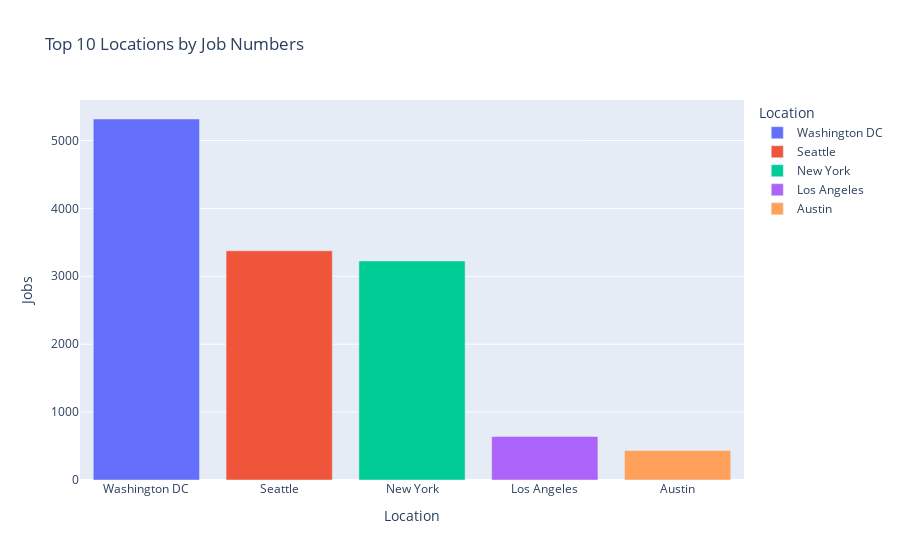

Here is the notebook cell this chart was saved with:
### Code cell
import plotly.express as px

px.bar(df, x='Location', y='Jobs', 
       color='Location',
       title='Top 10 Locations by Job Numbers')

### Figure 1 — Plotly figure (JSON) as saved in the notebook; plotly's stock layout.template omitted (floating-point values rounded to 4 significant figures)
{"data": [{"alignmentgroup": "True", "hovertemplate": "Location=%{x}<br>Jobs=%{y}<extra></extra>", "legendgroup": "Washington DC", "marker": {"color": "#636efa", "pattern": {"shape": ""}}, "name": "Washington DC", "offsetgroup": "Washington DC", "orientation": "v", "showlegend": true, "textposition": "auto", "type": "bar", "x": ["Washington DC"], "xaxis": "x", "y": [5316], "yaxis": "y"}, {"alignmentgroup": "True", "hovertemplate": "Location=%{x}<br>Jobs=%{y}<extra></extra>", "legendgroup": "Seattle", "marker": {"color": "#EF553B", "pattern": {"shape": ""}}, "name": "Seattle", "offsetgroup": "Seattle", "orientation": "v", "showlegend": true, "textposition": "auto", "type": "bar", "x": ["Seattle"], "xaxis": "x", "y": [3375], "yaxis": "y"}, {"alignmentgroup": "True", "hovertemplate": "Location=%{x}<br>Jobs=%{y}<extra></extra>", "legendgroup": "New York", "marker": {"color": "#00cc96", "pattern": {"shape": ""}}, "name": "New York", "offsetgroup": "New York", "orientation": "v", "showlegend": true, "textposition": "auto", "type": "bar", "x": ["New York"], "xaxis": "x", "y": [3226], "yaxis": "y"}, {"alignmentgroup": "True", "hovertemplate": "Location=%{x}<br>Jobs=%{y}<extra></extra>", "legendgroup": "Los Angeles", "marker": {"color": "#ab63fa", "pattern": {"shape": ""}}, "name": "Los Angeles", "offsetgroup": "Los Angeles", "orientation": "v", "showlegend": true, "textposition": "auto", "type": "bar", "x": ["Los Angeles"], "xaxis": "x", "y": [640], "yaxis": "y"}, {"alignmentgroup": "True", "hovertemplate": "Location=%{x}<br>Jobs=%{y}<extra></extra>", "legendgroup": "Austin", "marker": {"color": "#FFA15A", "pattern": {"shape": ""}}, "name": "Austin", "offsetgroup": "Austin", "orientation": "v", "showlegend": true, "textposition": "auto", "type": "bar", "x": ["Austin"], "xaxis": "x", "y": [434], "yaxis": "y"}], "layout": {"barmode": "relative", "legend": {"title": {"text": "Location"}, "tracegroupgap": 0}, "title": {"text": "Top 10 Locations by Job Numbers"}, "xaxis": {"anchor": "y", "categoryarray": ["Washington DC", "Seattle", "New York", "Los Angeles", "Austin"], "categoryorder": "array", "domain": [0, 1], "title": {"text": "Location"}}, "yaxis": {"anchor": "x", "domain": [0, 1], "title": {"text": "Jobs"}}}}
